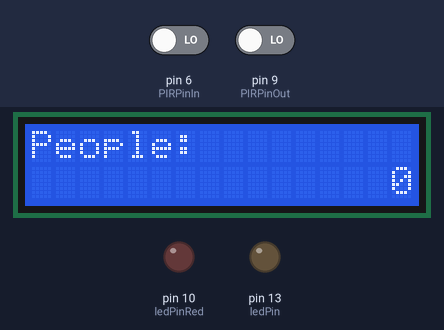
A sketch run on a simulated Arduino Uno, built with avr-gcc and run on an emulated ATmega328P. On the bench: 16×2 character LCD, output pins drawn as LEDs (lit = HIGH). The test bench sets the inputs (shaded band); at power-on: pin 6 (PIRPinIn) LOW, pin 9 (PIRPinOut) LOW.

Above: at 1.2 s.
1.3 s: pin 6 (PIRPinIn) driven HIGH
At 2.5 s:
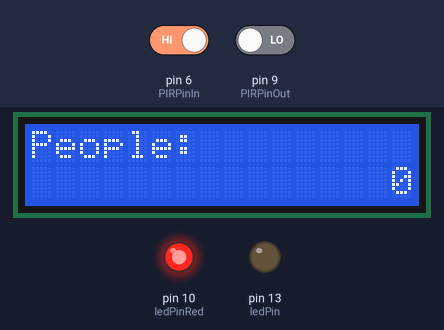
2.8 s: pin 9 (PIRPinOut) driven HIGH
At 4.0 s:
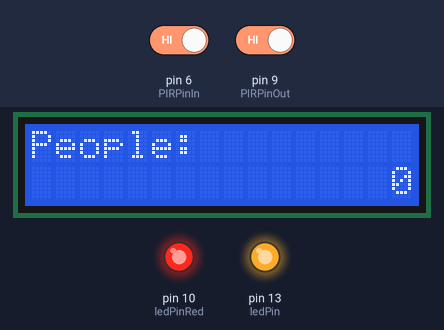
4.3 s: pin 6 (PIRPinIn) driven LOW
At 5.3 s:
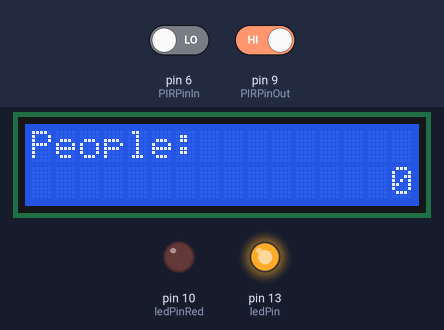
5.8 s: pin 9 (PIRPinOut) driven LOW
At 7.2 s:
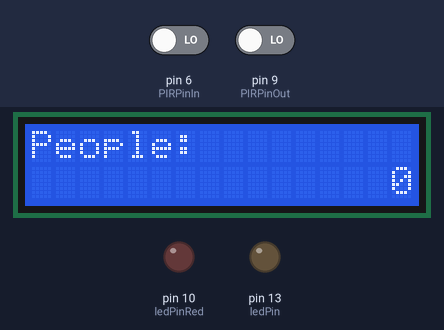
Timing chart, 0 to 8.4 s (numbered marks = the images above; inputs shaded):
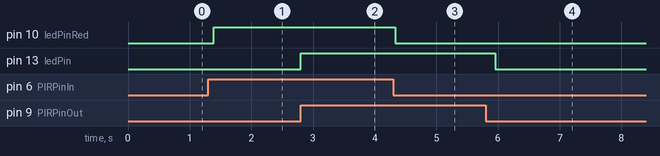

Measured:
- after the input at 1.3 s, pin 10 (ledPinRed): LOW → HIGH after 0.09 s
- after the input at 2.8 s, pin 13 (ledPin): LOW → HIGH at once
- after the input at 4.3 s, pin 10 (ledPinRed): HIGH → LOW at once
- after the input at 5.8 s, pin 13 (ledPin): HIGH → LOW after 0.15 s

The sketch:

code.ino
```cpp
#include <LiquidCrystal.h>

const int rs = 12, en = 11, d4 = 5, d5 = 4, d6 = 3, d7 = 2;
LiquidCrystal lcd(rs, en, d4, d5, d6, d7);
const int PIRPinIn = 6;
const int PIRPinOut = 9;
const int ledPin = 13;
const int ledPinRed = 10;

int PIROut = -1;
int PIRIn = -1;

int pirState = LOW;
int valIn = 0;
int valOut = 0;

int aux = 13;
int control = 0;
int valuePIRIn = -1;
int valuePIROut = - 1;
int valuePIR = -1;

bool flagPIROut = false;
bool flagPIRIn = false;

void setup() {
  lcd.begin(16, 2);
  pinMode(PIRPinIn, INPUT);
  pinMode(ledPin, OUTPUT);
  pinMode(ledPinRed, OUTPUT);
  Serial.begin(9600);
}

void loop() {
   lcd.setCursor(0,0);
   lcd.print("People: ");
   prettyPrint(control, aux);
   valuePIRIn = PIRReadingIn (PIRPinIn);
   valuePIROut = PIRReadingOut(PIRPinOut);

   delay(100);

   if (valuePIRIn == HIGH && valuePIROut == LOW){
      flagPIRIn = true;
   }else if(valuePIROut == HIGH && valuePIRIn == LOW){
      flagPIROut = true;
   }

   if (flagPIRIn){
      delay(100);
      if (PIRReadingOut(PIRPinOut) == HIGH){
        control -= 1;
        if(control < 0 ){
          control = 0;
        }
      }
   }

   if (flagPIROut){
      delay(100);
      if (PIRReadingIn(PIRPinIn) == HIGH){
        control += 1;
      }
   }
   flagPIRIn = false;
   flagPIROut = false;
}

int PIRReadingIn(int PIRPins) {
  valIn = digitalRead(PIRPins);

  if (valIn == HIGH) {
    digitalWrite(ledPinRed, HIGH);
    if (pirState == LOW) {
      pirState = HIGH;
    }
  } else {
    digitalWrite(ledPinRed, LOW);
    if (pirState == HIGH){
      pirState = LOW;
    }
  }
  return valIn;
}

int PIRReadingOut(int PIRPins) {
  valOut = digitalRead(PIRPins);

  if (valOut == HIGH) {
    if (pirState == LOW) {
      digitalWrite(ledPin, HIGH);
      pirState = HIGH;
    }
  } else {
    digitalWrite(ledPin, LOW);
    if (pirState == HIGH){
      pirState = LOW;
    }
  }
  return valOut;
}

void prettyPrint(int control, int aux){
  for(aux++; aux <= 15; aux++){
    lcd.setCursor(aux,1);
    lcd.print(" ");
  }
  if (control < 10){
    lcd.setCursor(15,1);
  }else if (control >= 10 && control <= 99){
    lcd.setCursor(14, 1);
  }else{
    lcd.setCursor(13, 1);
  }
  lcd.print(control);
  aux = 13;
}
```
